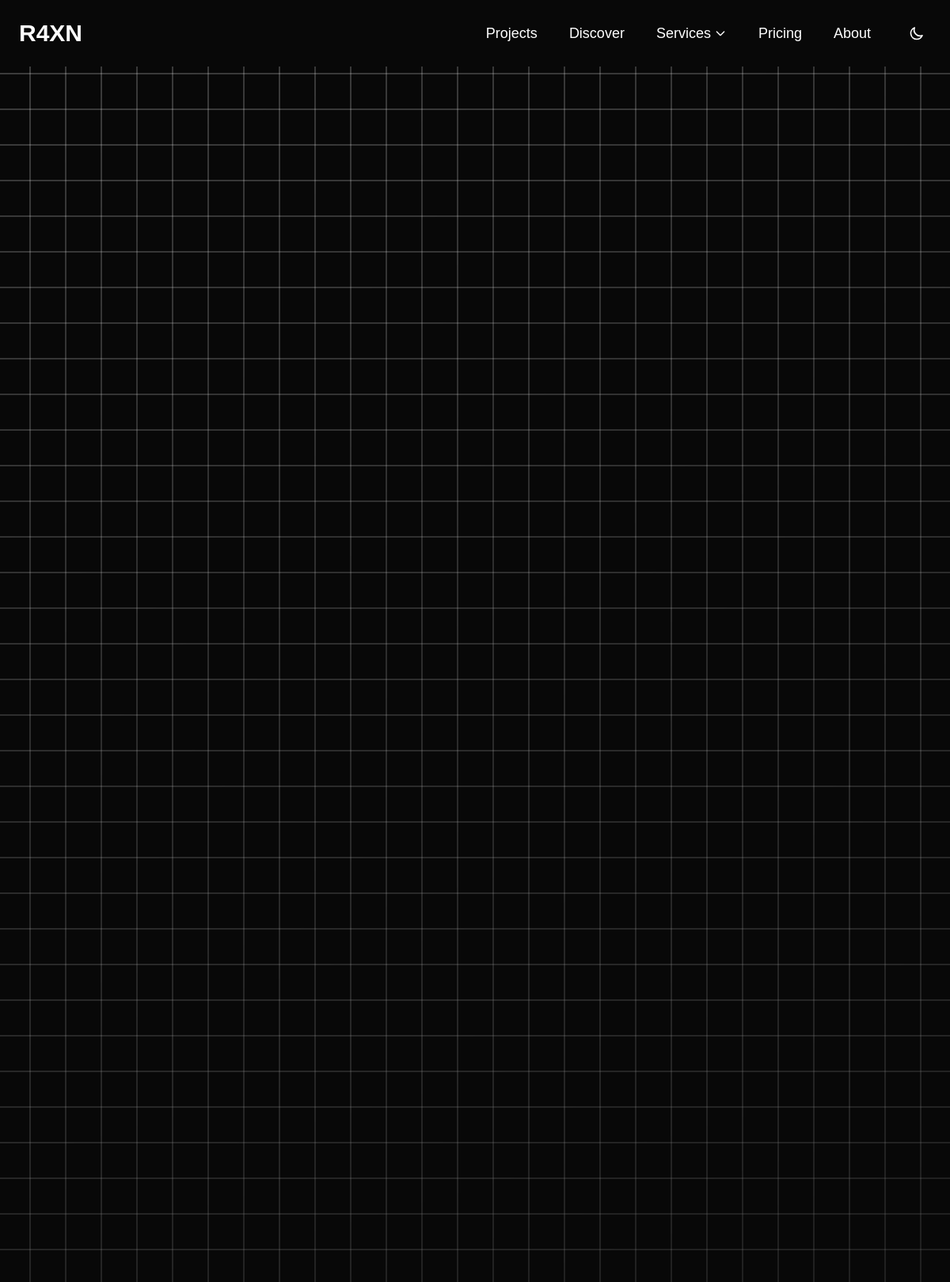
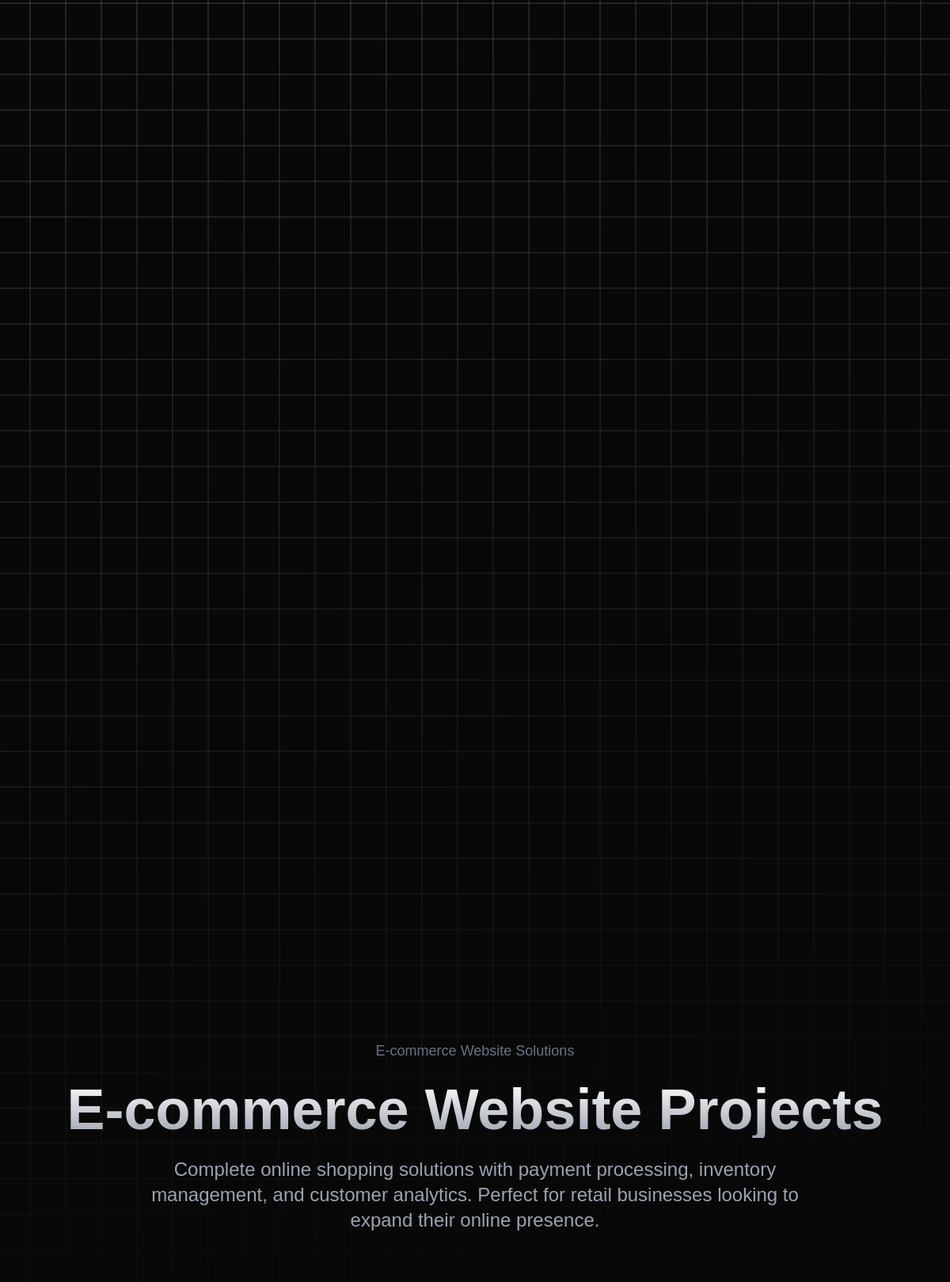
/service-dynamic.php?service=ecommerce (upper part), run on the app's committed database (2 pictures, top to bottom).
### tables this page shows
CREATE TABLE IF NOT EXISTS `services` (
    `id` int(11) NOT NULL AUTO_INCREMENT,
    `name` varchar(255) NOT NULL,
    `slug` varchar(255) NOT NULL UNIQUE,
    `description` text NOT NULL,
    `image_url` varchar(500) DEFAULT NULL,
    `status` enum('active','inactive') DEFAULT 'active',
    `sort_order` int(11) DEFAULT 0,
    `created_at` timestamp DEFAULT CURRENT_TIMESTAMP,
    `updated_at` timestamp DEFAULT CURRENT_TIMESTAMP ON UPDATE CURRENT_TIMESTAMP,
    PRIMARY KEY (`id`)
);

### service-dynamic.php (the view, shortened to what this page needs)
<?php
include 'dashboard/config.php';
$service_slug = $_GET['service'] ?? '';
$service_query = "SELECT * FROM services WHERE slug = ? AND status = 'active'";
$stmt = $conn->prepare($service_query);
$stmt->bind_param("s", $service_slug);
$stmt->execute();
$service_result = $stmt->get_result();
$service = $service_result->fetch_assoc();
?>
<!DOCTYPE html>
<html lang="en" class="dark">
<head>
    <script src="https://cdn.tailwindcss.com"></script>
    <link href="https://api.fontshare.com/v2/css?f[]=clash-grotesk@200,300,400,500,600,700&display=swap" rel="stylesheet">
    <link rel="stylesheet" href="https://cdnjs.cloudflare.com/ajax/libs/font-awesome/6.0.0-beta3/css/all.min.css">
    <link href="https://unpkg.com/aos@2.3.1/dist/aos.css" rel="stylesheet">
</head>
<body class="bg-[#f4f4f4] dark:bg-[#080808] m-0 flex flex-col items-center justify-start text-black dark:text-white overflow-auto" itemscope itemtype="https://schema.org/WebPage">
    <?php include 'header.php';?>
    <main>
        <section class="min-h-screen px-6 py-20 flex flex-col items-center justify-center text-black dark:text-white relative mt-0 lg:mt-20" role="region" aria-label="<?php echo htmlspecialchars($service['name']); ?> Projects">
            <div class="container mx-auto max-w-7xl text-center space-y-16">
                <div class="space-y-6" data-aos="fade-up" data-aos-duration="1000">
                    <div class="flex justify-center items-center" data-aos-delay="400">
                        <span class="text-lg text-gray-500"><?php echo htmlspecialchars($service['name']); ?> Solutions</span>
                    </div>
                    <h1 class="text-transparent bg-gradient-to-t from-gray-600 to-black dark:from-gray-400 dark:to-white bg-clip-text font-bold text-5xl md:text-7xl"
                        itemprop="name">
                    </h1>
                    <p class="text-gray-600 dark:text-gray-400 mx-auto text-lg md:text-2xl max-w-4xl"
                       itemprop="description" data-aos-delay="200">
                        <?php echo htmlspecialchars($service['description']); ?>
                    </p>
                </div>
            </div>
        </section>
    </main>
</body>
</html>

### service-dynamic.php (style rules this page uses)
body { font-family: 'Clash Grotesk', sans-serif; background-color: #f4f4f4; }
html { overflow-x: hidden; }
body::before { --size: 45px; --line: rgba(0, 0, 0, 0.1); content: ''; position: fixed; inset: 0; background: linear-gradient(90deg, var(--line) 1px, transparent 1px var(--size)) 50% 50% / var(--size) var(--size), linear-gradient(var(--line) 1px, transparent 1px var(--size)) 50% 50% / var(--size) var(--size); mask: linear-gradient(-15deg, transparent 50%, white); pointer-events: none; z-index: -1; }
.dark body { background-color: #080808; }
.dark body::before { --line: rgba(255, 255, 255, 0.42); }

### data on the page
services: name "E-commerce Website", description "Complete online shopping solutions with payment processing, inventory management, and customer analytics. Perfect for retail businesses looking to expand their online presence."
